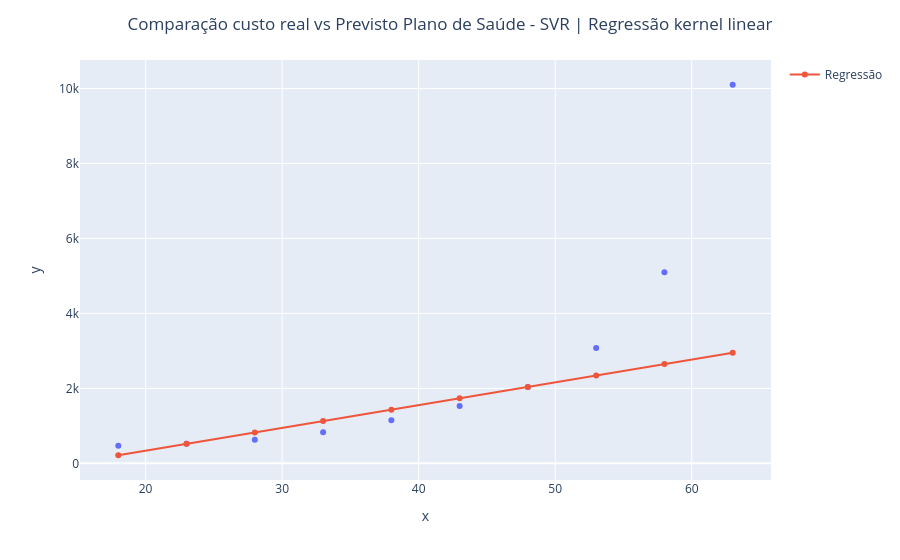

Here is the notebook cell this chart was saved with:
### Code cell
# distribuição com o svr
grafico = px.scatter(x = X_plano_saude2.ravel(), y = y_plano_saude2)
grafico.add_scatter(x = X_plano_saude2.ravel(), y = regressor_svr_saude_linear.predict(X_plano_saude2), name = 'Regressão')
grafico.update_layout(
        title=f'Comparação custo real vs Previsto Plano de Saúde - SVR | Regressão kernel linear',
        title_x=0.5
    )
grafico.show()
grafico.write_html(f"Grafico_svr_regressao_planosaude_5.html")  # valor real o azul, previsto o vermelho regressão

### Figure 1 — Plotly figure (JSON) as saved in the notebook; plotly's stock layout.template omitted (floating-point values rounded to 4 significant figures)
{"data": [{"hovertemplate": "x=%{x}<br>y=%{y}<extra></extra>", "legendgroup": "", "marker": {"color": "#636efa", "symbol": "circle"}, "mode": "markers", "name": "", "orientation": "v", "showlegend": false, "type": "scatter", "x": [18, 23, 28, 33, 38, 43, 48, 53, 58, 63], "xaxis": "x", "y": [470, 520, 630, 830, 1150, 1530, 2040, 3080, 5100, 10100], "yaxis": "y"}, {"name": "Regressão", "type": "scatter", "x": [18, 23, 28, 33, 38, 43, 48, 53, 58, 63], "y": [216.1, 520.1, 824.1, 1128.0, 1432.0, 1736.0, 2040.0, 2344.0, 2648.0, 2952.0]}], "layout": {"autosize": true, "legend": {"tracegroupgap": 0}, "margin": {"t": 60}, "title": {"text": "Comparação custo real vs Previsto Plano de Saúde - SVR | Regressão kernel linear", "x": 0.5}, "xaxis": {"anchor": "y", "autorange": true, "domain": [0, 1], "range": [15.26, 65.74], "title": {"text": "x"}, "type": "linear"}, "yaxis": {"anchor": "x", "autorange": true, "domain": [0, 1], "range": [-549.1, 10870.0], "title": {"text": "y"}, "type": "linear"}}}
